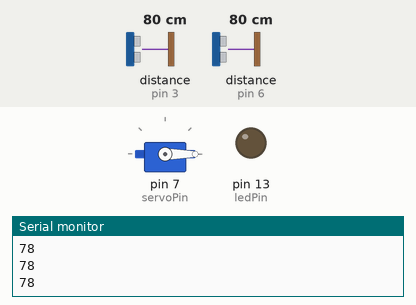
Simulated run of this sketch. Board: Arduino Uno, built with avr-gcc and run on an emulated ATmega328P. Parts: servo, output pins drawn as LEDs (lit = HIGH), the last lines printed to the serial monitor. Wiring (inferred from the names in the program): 2 × ultrasonic range finder: trigger pin 2, echo pin 3 / trigger pin 5, echo pin 6. Dashed ring = blinking. The test bench sets the inputs (shaded band); at power-on: distance to the obstacle (sensors on pin 3, pin 6) 80 cm. The echo pulse lasts 58.3 µs per cm; pins used as bus, display or sensor lines are not drawn.

Above: at 1.3 s.
1.4 s: distance to the obstacle (sensor on pin 3) set to 7 cm
2.9 s: distance to the obstacle (sensor on pin 3) set to 4 cm
At 3.05 s:
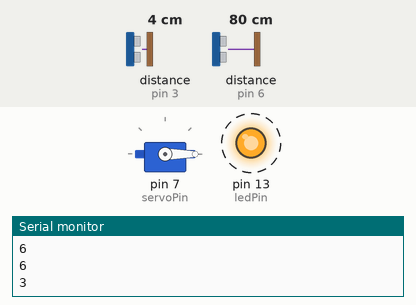
5.9 s: distance to the obstacle (sensor on pin 3) set to 9 cm
At 6.7 s:
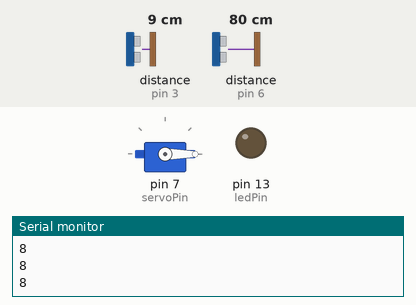
7.4 s: distance to the obstacle (sensor on pin 3) set to 2 cm
At 7.55 s:
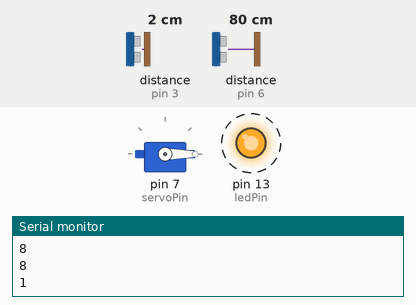
Timing chart, 0 to 11.4 s (numbered marks = the images above; inputs shaded):
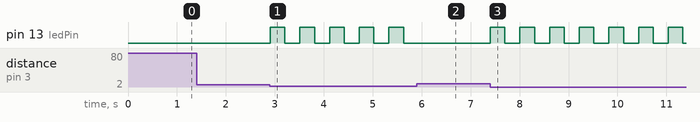

Measured:
- the behaviour switches between 6 and 5 cm on distance to the obstacle (sensor on pin 3) (found by bisection; images 0 and 1)
- after the input at 2.9 s, pin 13 (ledPin): alternates HIGH for 0.30 s and LOW for 0.31 s, starting at once
- after the input at 5.9 s, pin 13 (ledPin): stops changing and stays LOW
- after the input at 7.4 s, pin 13 (ledPin): alternates HIGH for 0.30 s and LOW for 0.31 s, starting at once

The sketch:

smart_bin.ino
```cpp
#include <Servo.h>   //servo library
#include <SoftwareSerial.h>
Servo servo;
int trigPin1 = 5;
int echoPin1 = 6;
int trigPin2 = 2;
int echoPin2 = 3;
int servoPin = 7;
int ledPin = 13;
bool isBinOpened = false;
long duration1, duration2, dist1, dist2;


void setup() {
  Serial.begin(9600);
  servo.attach(servoPin);
  pinMode(trigPin1, OUTPUT);
  pinMode(echoPin1, INPUT);
  pinMode(trigPin2, OUTPUT);
  pinMode(echoPin2, INPUT);
  pinMode(ledPin, OUTPUT);
  servo.write(0);         //close cap on power on
  delay(100);
  servo.detach();
}


long measure(int trigPin, int echoPin) {
  digitalWrite(trigPin, LOW);
  delayMicroseconds(5);
  digitalWrite(trigPin, HIGH);
  delayMicroseconds(15);
  digitalWrite(trigPin, LOW);
  pinMode(echoPin, INPUT);
  long duration = pulseIn(echoPin, HIGH);
  return (duration * 0.034) / 2; //obtain distance
}

void blinkLED()
{
  digitalWrite(ledPin, HIGH);
  delay(300);
  digitalWrite(ledPin, LOW);
  delay(300);
}

void stopLED() {
  digitalWrite(13, LOW);
}

void loop() {
  dist1 = measure(trigPin1, echoPin1);
  checkServo();
  dist2 = measure(trigPin2, echoPin2);
  checkLED();
}

void checkServo() {
//  Serial.println(dist1);
  if (isBinOpened) {
    if (dist1 >= 10) {
      isBinOpened = false;
      servo.write(150);
      delay(1000);
      servo.detach();
    }
  }
  else {
    if (dist1 < 10) {
      isBinOpened = true;
      servo.attach(servoPin);
      delay(1);
      servo.write(0);
      delay(3000);
    }
  }
}

void checkLED() {
  Serial.println(dist2);
  if (dist2 < 5) {
    blinkLED();
  }
  else {
    stopLED();
  }
}
```
